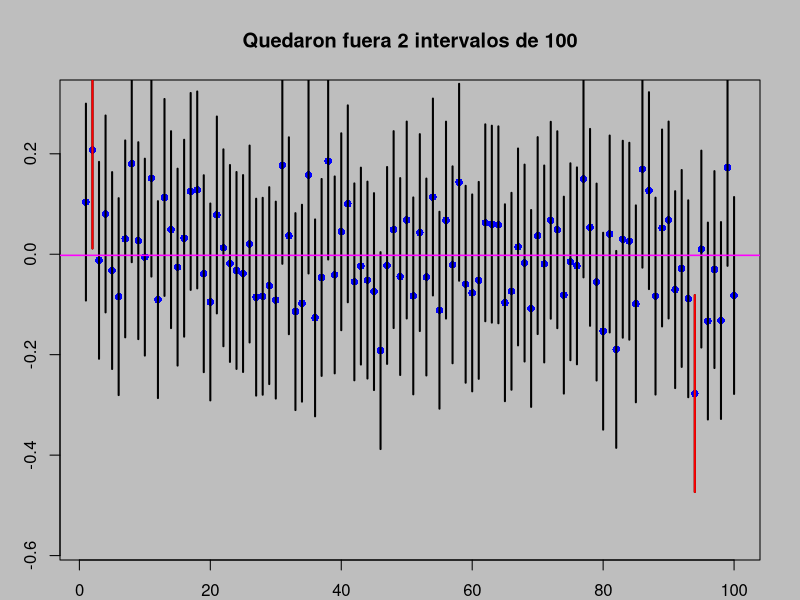

This chart was generated by the following R code:
### Intervalos de confianza
m <- 100# Tamaño de la muestra
n <- 100 # Cantidad de intervalos de confianza
confianza <- 0.95
alpha <- 1-confianza
x <- matrix(0,m,n)
y1 <- 1
y2 <- 1
media <- 1
######### Calculo del intervalo######
for (i in 1:n){
  x[,i] <- rnorm(m)
  media[i] <- mean(x[,i])
  y1[i] <- media[i]-qnorm(1-alpha/2)/sqrt(m)
  y2[i] <- media[i]+qnorm(1-alpha/2)/sqrt(m)
}
###### Gafricar intervalo de confianza######
par(bg="gray",mar=c(2,3,4,2))
plot(media,pch=16,ylim=c(min(y1)-0.1,max(y1)+0.3),col="blue",
     cex=1,xlab = "intervalo")
segments(1:n,y1,1:n,y2,lwd=2)
#abline(h=c(-qnorm(alpha/2,lower.tail = FALSE)/sqrt(m),qnorm(alpha/2,lower.tail = FALSE)/sqrt(m)),col="magenta",lwd=1)
abline(h=mean(media),col="magenta",lwd=1.5)

fuera<-1

mal<-0
for (i in 1:n){
  p_poblacional<-mean(media)
  if (y1[i]>p_poblacional| p_poblacional>y2[i]){
    mal<-mal+1
    print("mal")
    print(c(y1[i],y2[i]))
    segments(i,y1[i],i,y2[i],col = "red",lwd=2)
  }
}
title(paste("Quedaron","fuera", mal,"intervalos" ,"de",n))

